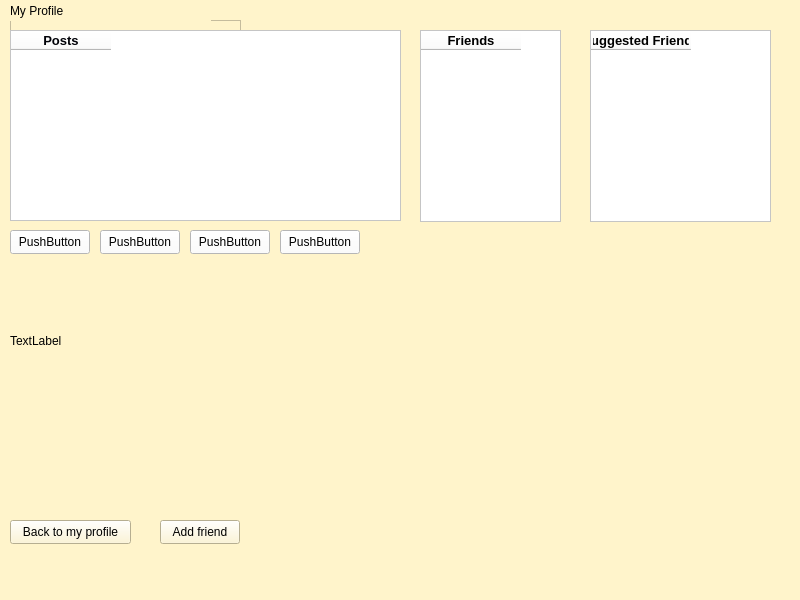
<?xml version="1.0" encoding="UTF-8"?>
<ui version="4.0">
 <class>SocialNetworkWindow</class>
 <widget class="QMainWindow" name="SocialNetworkWindow">
  <property name="geometry">
   <rect>
    <x>0</x>
    <y>0</y>
    <width>800</width>
    <height>600</height>
   </rect>
  </property>
  <property name="windowTitle">
   <string>SocialNetworkWindow</string>
  </property>
  <property name="styleSheet">
   <string notr="true">background-color: rgb(255, 244, 203);</string>
  </property>
  <widget class="QWidget" name="centralwidget">
   <widget class="QLabel" name="label">
    <property name="geometry">
     <rect>
      <x>10</x>
      <y>0</y>
      <width>121</width>
      <height>16</height>
     </rect>
    </property>
    <property name="styleSheet">
     <string notr="true">font: 350 11pt &quot;Nirmala UI&quot;;
color: rgb(0, 0, 0)</string>
    </property>
    <property name="text">
     <string>Enter your name:</string>
    </property>
   </widget>
   <widget class="QTextEdit" name="textEdit">
    <property name="geometry">
     <rect>
      <x>10</x>
      <y>20</y>
      <width>231</width>
      <height>31</height>
     </rect>
    </property>
   </widget>
   <widget class="QLabel" name="label_2">
    <property name="geometry">
     <rect>
      <x>10</x>
      <y>90</y>
      <width>281</width>
      <height>16</height>
     </rect>
    </property>
    <property name="styleSheet">
     <string notr="true">color: rgb(255, 0, 0);
font: 700 9pt &quot;Nirmali UI&quot;;</string>
    </property>
    <property name="text">
     <string>Invalid user. Please enter a valid user.</string>
    </property>
   </widget>
   <widget class="QPushButton" name="pushButton_login">
    <property name="geometry">
     <rect>
      <x>10</x>
      <y>60</y>
      <width>80</width>
      <height>24</height>
     </rect>
    </property>
    <property name="styleSheet">
     <string notr="true">font: 10pt, &quot;Nimali UI&quot;;
color: rgb(0, 0, 0);
background-color: rgb(255, 255, 255);</string>
    </property>
    <property name="text">
     <string>Login</string>
    </property>
   </widget>
   <widget class="QLabel" name="profile_label">
    <property name="geometry">
     <rect>
      <x>10</x>
      <y>0</y>
      <width>201</width>
      <height>21</height>
     </rect>
    </property>
    <property name="styleSheet">
     <string notr="true">color: rgb(0, 0, 0);
font: 15pt &quot;MV Boli&quot;;</string>
    </property>
    <property name="text">
     <string>My Profile</string>
    </property>
   </widget>
   <widget class="QTableWidget" name="friends_list">
    <property name="geometry">
     <rect>
      <x>420</x>
      <y>30</y>
      <width>141</width>
      <height>192</height>
     </rect>
    </property>
    <property name="styleSheet">
     <string notr="true">background-color: rgb(255, 255, 255);</string>
    </property>
    <column>
     <property name="text">
      <string>Friends</string>
     </property>
     <property name="font">
      <font>
       <family>Nirmala UI</family>
       <pointsize>10</pointsize>
       <bold>true</bold>
      </font>
     </property>
    </column>
   </widget>
   <widget class="QPushButton" name="pushButton_back">
    <property name="geometry">
     <rect>
      <x>10</x>
      <y>520</y>
      <width>121</width>
      <height>24</height>
     </rect>
    </property>
    <property name="text">
     <string>Back to my profile</string>
    </property>
   </widget>
   <widget class="QTableWidget" name="suggested_friends_list">
    <property name="geometry">
     <rect>
      <x>590</x>
      <y>30</y>
      <width>181</width>
      <height>192</height>
     </rect>
    </property>
    <property name="styleSheet">
     <string notr="true">background-color: rgb(255,255,255);</string>
    </property>
    <column>
     <property name="text">
      <string>Suggested Friends</string>
     </property>
     <property name="font">
      <font>
       <family>Nirmala UI</family>
       <pointsize>10</pointsize>
       <bold>true</bold>
      </font>
     </property>
    </column>
   </widget>
   <widget class="QPushButton" name="pushButton_addFriend">
    <property name="geometry">
     <rect>
      <x>160</x>
      <y>520</y>
      <width>80</width>
      <height>24</height>
     </rect>
    </property>
    <property name="text">
     <string>Add friend</string>
    </property>
   </widget>
   <widget class="QTableWidget" name="posts">
    <property name="geometry">
     <rect>
      <x>10</x>
      <y>30</y>
      <width>391</width>
      <height>191</height>
     </rect>
    </property>
    <property name="styleSheet">
     <string notr="true">font: 9pt &quot;Titillium Web&quot;; 
color: rgb(1, 2, 8);
background-color: rgb(255, 255, 255);</string>
    </property>
    <column>
     <property name="text">
      <string>Posts</string>
     </property>
     <property name="font">
      <font>
       <family>Nirmala UI</family>
       <pointsize>10</pointsize>
       <bold>true</bold>
      </font>
     </property>
    </column>
   </widget>
   <widget class="QLabel" name="label_3">
    <property name="geometry">
     <rect>
      <x>10</x>
      <y>270</y>
      <width>761</width>
      <height>141</height>
     </rect>
    </property>
    <property name="text">
     <string>TextLabel</string>
    </property>
   </widget>
   <widget class="QPushButton" name="likes">
    <property name="geometry">
     <rect>
      <x>10</x>
      <y>230</y>
      <width>80</width>
      <height>24</height>
     </rect>
    </property>
    <property name="styleSheet">
     <string notr="true">background-color: rgb(255, 255, 255);
color: rgb(0, 0, 0);</string>
    </property>
    <property name="text">
     <string>PushButton</string>
    </property>
   </widget>
   <widget class="QPushButton" name="lives">
    <property name="geometry">
     <rect>
      <x>100</x>
      <y>230</y>
      <width>80</width>
      <height>24</height>
     </rect>
    </property>
    <property name="styleSheet">
     <string notr="true">background-color: rgb(255, 255, 255);
color: rgb(0, 0, 0);</string>
    </property>
    <property name="text">
     <string>PushButton</string>
    </property>
   </widget>
   <widget class="QPushButton" name="laugh">
    <property name="geometry">
     <rect>
      <x>190</x>
      <y>230</y>
      <width>80</width>
      <height>24</height>
     </rect>
    </property>
    <property name="styleSheet">
     <string notr="true">background-color: rgb(255, 255, 255);
color: rgb(0, 0, 0);</string>
    </property>
    <property name="text">
     <string>PushButton</string>
    </property>
   </widget>
   <widget class="QPushButton" name="loves">
    <property name="geometry">
     <rect>
      <x>280</x>
      <y>230</y>
      <width>80</width>
      <height>24</height>
     </rect>
    </property>
    <property name="styleSheet">
     <string notr="true">background-color: rgb(255, 255, 255);
color: rgb(0, 0, 0);</string>
    </property>
    <property name="text">
     <string>PushButton</string>
    </property>
   </widget>
  </widget>
  <widget class="QMenuBar" name="menubar">
   <property name="geometry">
    <rect>
     <x>0</x>
     <y>0</y>
     <width>800</width>
     <height>21</height>
    </rect>
   </property>
  </widget>
  <widget class="QStatusBar" name="statusbar"/>
 </widget>
 <resources/>
 <connections/>
</ui>
